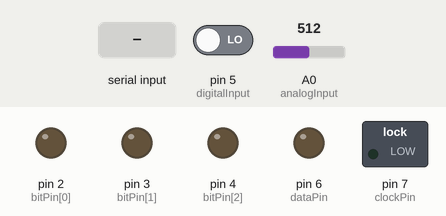
Recording of a sketch running on a simulated Arduino Uno, built with avr-gcc and run on an emulated ATmega328P. Parts: switched loads named in the sketch (green lamp = pin HIGH), output pins drawn as LEDs (lit = HIGH). The inputs (shaded band) are chosen by the test bench; at power-on: pin 5 (digitalInput) LOW, A0 (analogInput) = 512. Pins used as bus, display or sensor lines are not drawn; what the sketch prints to the serial monitor is not drawn.

Above: at 1.0 s.
1.1 s: "1" received over Serial
At 1.5 s:
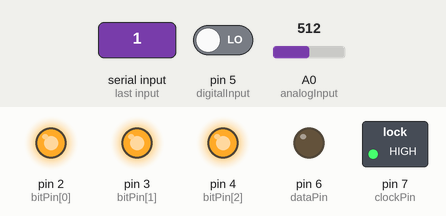
2.7 s: "0" received over Serial
4.2 s: "2" received over Serial
Timing chart, 0 to 7.2 s (numbered marks = the images above; inputs shaded):
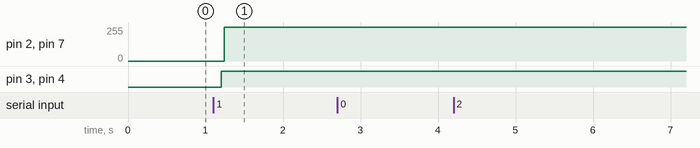

The sketch:

ardui_0312.ino
```cpp
//----------------------------------------------------------------------------------------------------------------

// MULTIPLEXER SPECIFIC VARIABLES
const int bitPin[] = {2, 3, 4};             //The multiplexer's three binary control inputs
const int numChannels = 8;                  //The number of channels available on each multiplexer

// BUTTON INPUTS + PREVIOUS STATE AND DEBOUNCING VARIABLES
const int digitalInput = 5;                 //This pin connects to the in/out of multiplexer (on right)
boolean lastState[numChannels];             //Array that saves last state of button press in order to trigger debounce timer
boolean currentState[numChannels];          //Current state of button press. used to check against previous states in conditionals
boolean formerLastState[numChannels];       //Temp variable to pass between debounce conditional and action conditional
long lastDebounce[numChannels];             //Debounce timer for each button press
int debounceDelay = 50;                     //Debounce Time before actual button reading is used in program

// ANALOG INPUTS + SMOOTHING VARIABLES
const int analogInput = A0;                 //This pin connects to the in/out of the other multiplexer (on left)
const int numReadings = 15;                 //The number of readings taken that are later averaged together
int readings[numChannels][numReadings];     //Two dimensional array for storing the readings to be averager per each analog channel
int index = 0;                              //Index to keep track of number of readings taken
int total[numChannels];                     //Running total to be averaged
int average[numChannels];                   //Average value that will be used to do things with!

// LED VARAIBLES + SHIFT REGISTER VARIABLES
int dataPin = 6;                            //Pin sending data to shift reg
int clockPin = 7;                           //Pin shifting data in to registers
int latchPin = 8;                           //Pin setting latch to set all registers to visible
boolean registers[16];                      //Variable used for setting register to HIGH or LOW
boolean ledState[16];                       //LED states to toggle whether LED is on or off
//----------max
int inByte = 0;
//-----------max
//----------------------------------------------------------------------------------------------------------------

void setup() {
  Serial.begin(9600);                                           //Initiate serial communication for debugging/connecting with Processing
  for (int x=0; x<3; x++) pinMode(bitPin[x], OUTPUT);           //Initiate binary controllers as outputs
  pinMode(dataPin, OUTPUT);                                     //Set dataPin to output
  pinMode(clockPin, OUTPUT);                                    //Set clockPin to output
  pinMode(latchPin, OUTPUT);                                    //Set latchPin to output
  pinMode(digitalInput, INPUT);                                 //Initiate output from first multiplexer as digital input
  pinMode(analogInput, INPUT);                                  //Initiate output from second multiplexer as analog input
  for (int x=0; x<numChannels; x++) {
    for (int y=0; y<numReadings; y++) readings[x][y] = 0;       //Set all readings to 0. code works fine without it. good practice?
  }
   establishContact();
}

//----------------------------------------------------------------------------------------------------------------

void loop() {
  if (Serial.available() > 0) {
     inByte = Serial.read();
  for (int x=0; x<numChannels; x++) {
    // DIGITAL READING + DEBOUNCING
    // ----------------------------
    currentState[x] = readMux(digitalInput, x);                 //Read buttons 1-8 using multiplexer function
    if (currentState[x] != lastState[x]) {                      //Is that input different from it's last state?
      lastDebounce[x] = millis();                               //If yes, start the debounce timer in order to bypass fake readings. it waits for a steady reading. resets every bounce
      formerLastState[x] = lastState[x];                        //Save the last state in temporary variable, because lastState will be set to currentState in the next line. we still need this information for the next if statement block so the code knows what to change
      lastState[x] = currentState[x];                           //Set last button state to current button state. this is so the if statement (currentState != lastState) doesn't keep checking as true and resetting the debounce timer
    }
    if ((millis() - lastDebounce[x]) > debounceDelay) {         //Has the debounce timer run for 50ms?
      if (currentState[x] == 1 && formerLastState[x] == 0) {    //Is the button HIGH?
        ledState[x] = !ledState[x];                             //Yes? do this thingy --- PUT SERIAL CODE HERE TO SEND TO PROCESSING
      }
      formerLastState[x] = currentState[x];                     //Set formerLastState to currentState so that the if statement doesn't keep running as true
    }
    registers[x] = ledState[x];                                 //Set LED State to register position (turn LED on/off)

    // ANALOG READING + SMOOTHING
    // --------------------------
    total[x] = total[x] - readings[x][index];                   //Subtract last reading at this index. Otherwise the total would just keep getting bigger!
    readings[x][index] = readMux(analogInput, x);               //Read analog input 1-8 and assign to specific index
    total[x] += readings[x][index];                             //Add that index to the total
    average[x] = (total[x] / numReadings);                      //Divide total by number of readings taken to obtain the average

    if (average[x] > 512) ledState[x+8] = HIGH;                 //Is pot reading higher than 512? turn LED on
    else ledState[x+8] = LOW;                                   //Is pot reading less than 512? turn LED off
    registers[x+8] = ledState[x+8];                             //Set LED state to register position (this is second shift register so it's +8)
  }
  index += 1;                                                   //Advance index to next position
  if (index >= numReadings) index = 0;                          //Reset index once all readings have been taken
  writeRegisters();

  // DEBUGGING + OUTPUT ZONE                                    This can all be removed
  // --------------------------
 //_ Serial.print("Dials    :  ");
  for (int x=0; x<8; x++) {
      Serial.write(average[x]);
    //Serial.print(average[x]);
    //Serial.print("   ");
  }
 // Serial.println();

  //Serial.print("LED State:  ");
  for (int x=0; x<8; x++) {
     Serial.write(ledState[x]);
    //Serial.print(ledState[x]);
    //Serial.print("   ");

  }
 // Serial.println();
  delay(10);
  }  // delay in between reads for stability
}

//----------------------------------------------------------------------------------------------------------------

//Multiplexer Read Function
int readMux(int readPin, int channel) {
  for(int x=0; x<3; x++) digitalWrite(bitPin[x], bitRead(channel, x));  //bitRead: my new favorite function
  if (readPin < 11) return digitalRead(readPin);                        //all pins on teensy below 11 are digital. this is a "rough" part of the code. could make it more specific or make separate functions for digi/analog readings.
  if (readPin > 10) return analogRead(readPin);                         //all pins on teensy above 10 are analog.
}

//Shift Register Function
void writeRegisters() {
  digitalWrite(latchPin, LOW);                                          //Set latch pin LOW in prep for data
  for(int i=15; i>=0; i--) {                                            //There are 16 positions. --because of the way i wired. could have been ++
    digitalWrite(clockPin, LOW);                                        //Set clock pin LOW in prep for data
    digitalWrite(dataPin, registers[i]);                                //Input data to shift register
    digitalWrite(clockPin, HIGH);                                       //lock that data in first register and push previous one over
  }
  digitalWrite(latchPin, HIGH);                                         //display all data input
}

void establishContact() {
  while (Serial.available() <= 0) {
    Serial.write('A');   // send a capital A
    delay(300);
  }
}
```

Measured:
- after the input at 1.1 s, pin 2 (bitPin[0]), pin 7 (clockPin): 0/255 → 255/255 after 0.14 s; pin 3 (bitPin[1]), pin 4 (bitPin[2]): LOW → HIGH after 0.10 s
